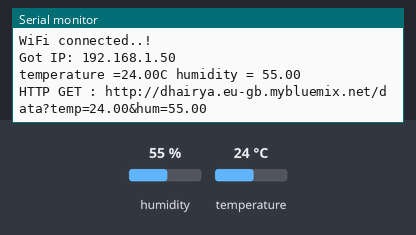
Simulated run of this sketch. Board: ESP8266 (NodeMCU). Shown: the last lines printed to the serial monitor. The inputs (shaded band) are chosen by the test bench; at power-on: humidity 55 %, temperature 24 °C. WiFi joins after 1.5 s; servers stay silent unless stated; uploads are accepted with an empty reply.

Above: at 3.3 s.
3.4 s: humidity set to 22 %
12.5 s: temperature set to 12 °C
At 14.7 s:
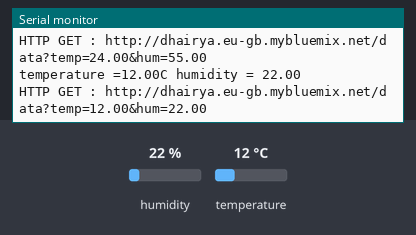
21.6 s: humidity set to 40 %
At 26.7 s:
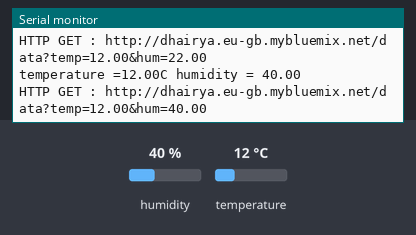

The sketch:

tempandhum.ino
```cpp
#include<DHT.h>
#include <ESP8266WiFi.h>
#include<ESP8266HTTPClient.h>

#define DHTTYPE DHT11   // DHT 11
const int DHTPin=D3;
DHT dht(DHTPin, DHTTYPE);

const char* ssid="abcd";
const char* password="123456789";

void setup() {
  Serial.begin(115200);


  dht.begin();
   delay(100);

  pinMode(DHTPin, INPUT);


  Serial.println("Connecting to ");
  Serial.println(ssid);

  //connect to your local wi-fi network
  WiFi.begin(ssid, password);

  //check wi-fi is connected to wi-fi network
  while (WiFi.status() != WL_CONNECTED) {
  delay(1000);
  Serial.print(".");
  }
  Serial.println("");
  Serial.println("WiFi connected..!");
  Serial.print("Got IP: ");  Serial.println(WiFi.localIP());
}

void loop() {
  delay(1000);

if (WiFi.status () ==WL_CONNECTED)
{
  HTTPClient http;
  float h =dht.readHumidity();
  // Read temperature as Celsius (the default)
  float t = dht.readTemperature();
  // Read temperature as Fahrenheit (isFahrenheit = true)
  float f = dht.readTemperature(true);

  Serial.print("temperature =");
  Serial.print(t);
  Serial.print("C ");
  Serial.print("humidity = ");
  Serial.print(h);
  Serial.println("");

    String url = "http://dhairya.eu-gb.mybluemix.net";
    String api = "/data";
    url += api;
    String param1 = "?temp=" + String(t);
    url += param1;
    String param2 = "&hum=" + String(h);
    url += param2;
    Serial.print("HTTP GET : ");
    Serial.println(url);

    http.begin(url);                              //Specify request destination

    int httpCode = http.GET();                    //Send the request

    if (httpCode > 0) {                           //Check the returning code
      String payload = http.getString();          //Get the request response payload
      Serial.println(payload);                    //Print the response payload
    }

    http.end();   //Close connection
  }

  delay(10000);    //Send a request every 30 seconds

}
```

Measured:
- after the input at 12.5 s, the serial monitor: prints a new line after 1.9 s (image 1)
- after the input at 21.6 s, the serial monitor: prints a new line after 4.0 s (image 2)
